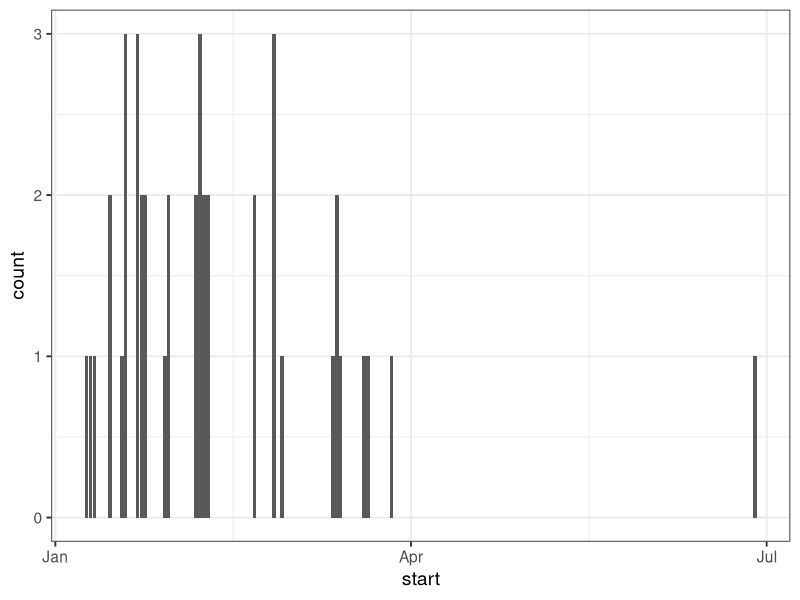

This figure's R source:
## ---- chunk 1
#| label: setup
#| include: false

library(readr)
library(dplyr)
library(ggplot2)
## ---- chunk 2
#| label: load-lb

lb <- read_tsv("data/labbook_aurelien_2024.tsv",
               show_col_types = FALSE)
## ---- chunk 3
#| label: tbl-gino-2024
#| tbl-cap: 2024 top projects A. Ginolhac

count(lb, Project, sort = TRUE) |> 
  filter(n > 10) |> 
  knitr::kable()
## ---- chunk 4
#| label: sergio-barplot
#| fig-cap: 190601 Project daily actions

lb |> 
  filter(Project == "190601") |> 
  mutate(start = lubridate::ymd(Date)) |> 
  ggplot(aes(x = start)) +
  geom_bar() +
  theme_bw(14)
